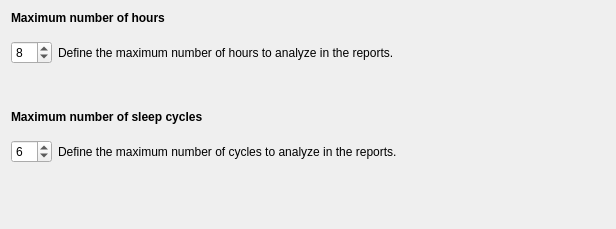
<?xml version="1.0" encoding="UTF-8"?>
<ui version="4.0">
 <class>HoursCyclesStep</class>
 <widget class="QWidget" name="HoursCyclesStep">
  <property name="geometry">
   <rect>
    <x>0</x>
    <y>0</y>
    <width>616</width>
    <height>229</height>
   </rect>
  </property>
  <property name="windowTitle">
   <string/>
  </property>
  <property name="styleSheet">
   <string notr="true">font: 12pt &quot;Roboto&quot;;</string>
  </property>
  <layout class="QVBoxLayout" name="verticalLayout">
   <item>
    <widget class="QLabel" name="label">
     <property name="text">
      <string>&lt;html&gt;&lt;head/&gt;&lt;body&gt;&lt;p&gt;&lt;span style=&quot; font-weight:600;&quot;&gt;Maximum number of hours&lt;/span&gt;&lt;/p&gt;&lt;/body&gt;&lt;/html&gt;</string>
     </property>
    </widget>
   </item>
   <item>
    <spacer name="verticalSpacer_3">
     <property name="orientation">
      <enum>Qt::Vertical</enum>
     </property>
     <property name="sizeType">
      <enum>QSizePolicy::Fixed</enum>
     </property>
     <property name="sizeHint" stdset="0">
      <size>
       <width>20</width>
       <height>10</height>
      </size>
     </property>
    </spacer>
   </item>
   <item>
    <layout class="QHBoxLayout" name="horizontalLayout">
     <item>
      <widget class="QSpinBox" name="spinBox_hours">
       <property name="minimum">
        <number>1</number>
       </property>
       <property name="maximum">
        <number>48</number>
       </property>
       <property name="value">
        <number>8</number>
       </property>
      </widget>
     </item>
     <item>
      <widget class="QLabel" name="label_3">
       <property name="text">
        <string>Define the maximum number of hours to analyze in the reports.</string>
       </property>
      </widget>
     </item>
     <item>
      <spacer name="horizontalSpacer">
       <property name="orientation">
        <enum>Qt::Horizontal</enum>
       </property>
       <property name="sizeHint" stdset="0">
        <size>
         <width>40</width>
         <height>20</height>
        </size>
       </property>
      </spacer>
     </item>
    </layout>
   </item>
   <item>
    <spacer name="verticalSpacer_2">
     <property name="orientation">
      <enum>Qt::Vertical</enum>
     </property>
     <property name="sizeType">
      <enum>QSizePolicy::Minimum</enum>
     </property>
     <property name="sizeHint" stdset="0">
      <size>
       <width>20</width>
       <height>40</height>
      </size>
     </property>
    </spacer>
   </item>
   <item>
    <widget class="QLabel" name="label_2">
     <property name="text">
      <string>&lt;html&gt;&lt;head/&gt;&lt;body&gt;&lt;p&gt;&lt;span style=&quot; font-weight:600;&quot;&gt;Maximum number of sleep cycles&lt;/span&gt;&lt;/p&gt;&lt;/body&gt;&lt;/html&gt;</string>
     </property>
    </widget>
   </item>
   <item>
    <spacer name="verticalSpacer_4">
     <property name="orientation">
      <enum>Qt::Vertical</enum>
     </property>
     <property name="sizeType">
      <enum>QSizePolicy::Fixed</enum>
     </property>
     <property name="sizeHint" stdset="0">
      <size>
       <width>20</width>
       <height>10</height>
      </size>
     </property>
    </spacer>
   </item>
   <item>
    <layout class="QHBoxLayout" name="horizontalLayout_2">
     <item>
      <widget class="QSpinBox" name="spinBox_cycles">
       <property name="minimum">
        <number>1</number>
       </property>
       <property name="maximum">
        <number>12</number>
       </property>
       <property name="value">
        <number>6</number>
       </property>
      </widget>
     </item>
     <item>
      <widget class="QLabel" name="label_4">
       <property name="text">
        <string>Define the maximum number of cycles to analyze in the reports.</string>
       </property>
      </widget>
     </item>
     <item>
      <spacer name="horizontalSpacer_2">
       <property name="orientation">
        <enum>Qt::Horizontal</enum>
       </property>
       <property name="sizeHint" stdset="0">
        <size>
         <width>40</width>
         <height>20</height>
        </size>
       </property>
      </spacer>
     </item>
    </layout>
   </item>
   <item>
    <spacer name="verticalSpacer">
     <property name="orientation">
      <enum>Qt::Vertical</enum>
     </property>
     <property name="sizeHint" stdset="0">
      <size>
       <width>20</width>
       <height>9</height>
      </size>
     </property>
    </spacer>
   </item>
  </layout>
 </widget>
 <resources>
  <include location="../../../../../snooz-toolbox/src/main/python/ui/themes/themes.qrc"/>
 </resources>
 <connections/>
</ui>
